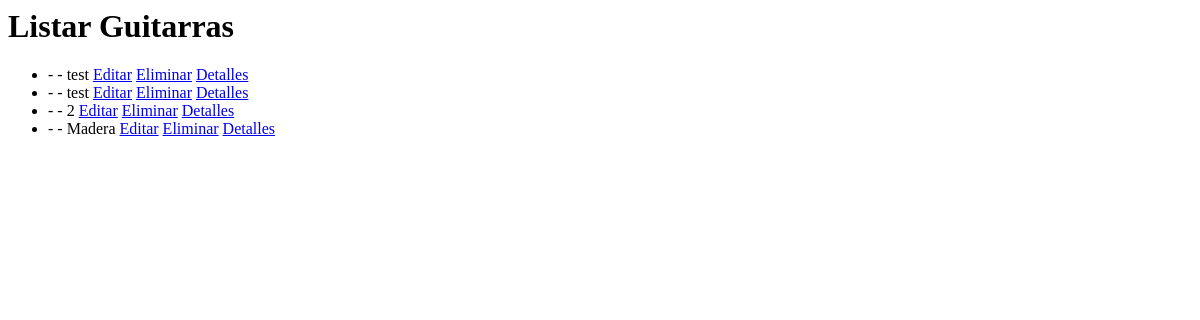
Before: /listar_guitarras/ with the older database file.
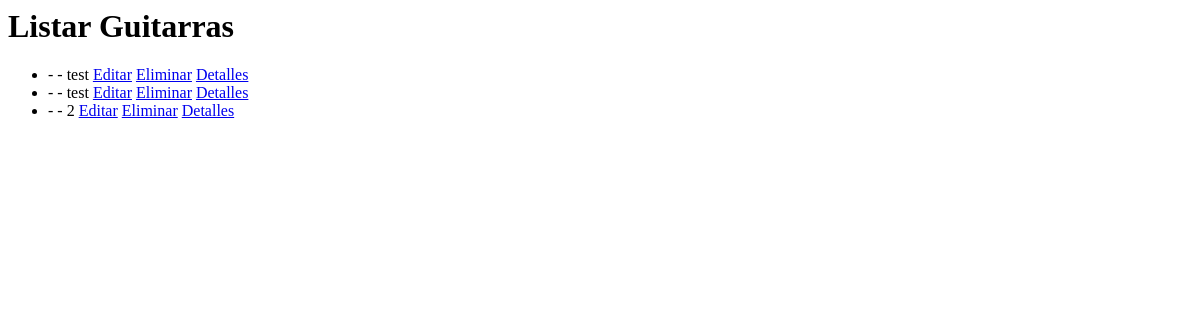
After: the same page with the newer database file.
### libreria_antisocial/models.py (models this page shows)
class Guitarra(models.Model):
    marca = models.CharField(max_length=100)
    modelo = models.CharField(max_length=100)
    color = models.CharField(max_length=50)
    numero_cuerdas = models.PositiveIntegerField()

### libreria_antisocial/views.py (the view)
# urls.py: path("listar_guitarras/", listar_guitarras, name="listar_guitarras"),
def listar_guitarras(request):
    guitarras = Guitarra.objects.all()
    return render(request, 'listar_guitarras.html', {'guitarras': guitarras})

### libreria_antisocial/templates/listar_guitarras.html
<h1>Listar Guitarras</h1>
{% if guitarras %}
    <ul>
    {% for guitarra in guitarras %}
        <li>
            {{ guitarra.nombre }} - {{ guitarra.tipo }} - {{ guitarra.color }}
            <a href="{% url 'editar_guitarra' pk=guitarra.pk %}">Editar</a>
            <a href="{% url 'eliminar_guitarra' pk=guitarra.pk %}">Eliminar</a>
            <a href="{%url 'detalle_guitarra' pk=guitarra.pk %}">Detalles</a>
        </li>
    {% endfor %}
    </ul>
{% else %}
    <p>No hay guitarras disponibles.</p>
{% endif %}

Changed rows visible on the page:
removed Guitarra: color "Madera"
